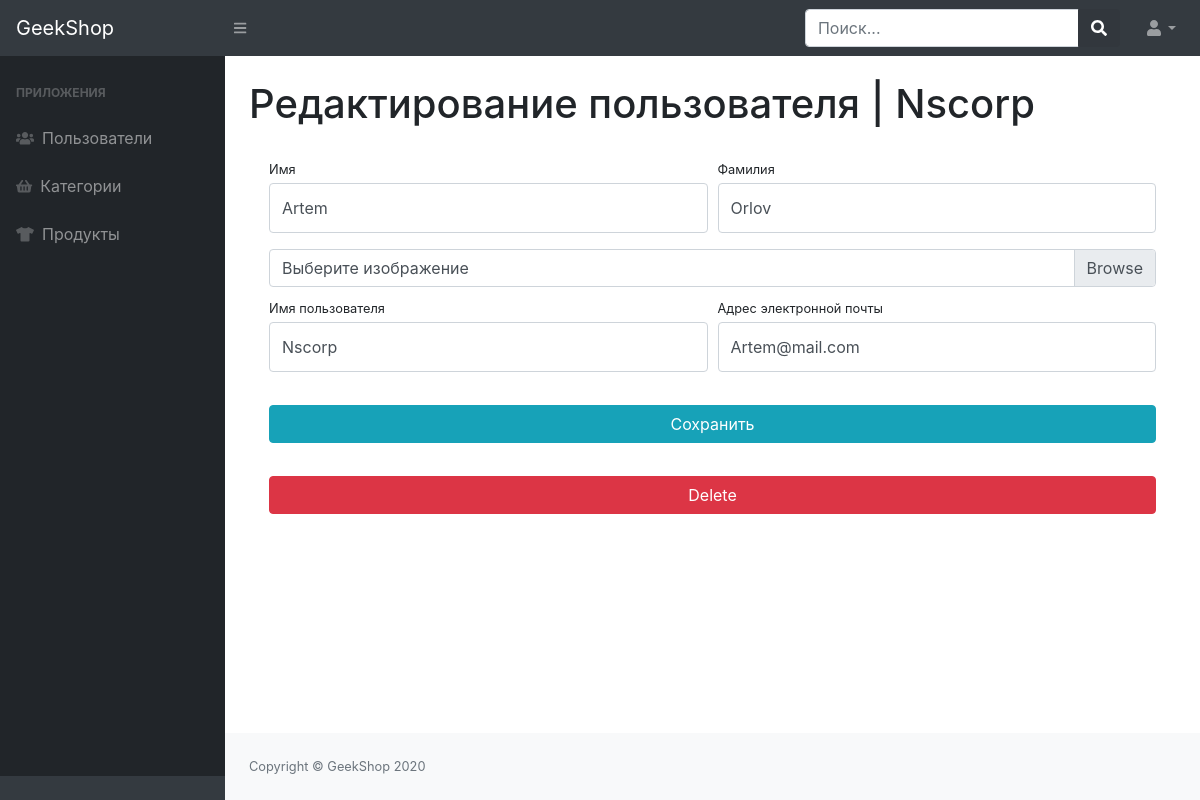
/admins/admin-users-update/2/ (signed in), run on the app's committed database.
### users/models.py (models this page shows, shortened)
class User(AbstractUser):
    image = models.ImageField(upload_to='users_image', blank=True, null=True)
    activation_key = models.CharField(max_length=128, blank=True)
    activation_key_expires = models.DateTimeField(default=(now() + timedelta(hours=48)), blank=True, null=True)

### admins/views.py (the view)
# urls.py: path('admin-users-update/<int:pk>/', UserAdminUpdateView.as_view(), name='admins-update'),
class UserAdminUpdateView(CommonMixin, UpdateView):
    model = User
    form_class = UserAdminProfileForm
    title = 'Admin - UpdateUser'
    template_name = 'admins/admin-users-update-delete.html'

### admins/forms.py
class UserAdminProfileForm(UserProfileForm):
    username = forms.CharField(widget=forms.TextInput
    (attrs={'class': 'form-control py-4', "placeholder": "Введите имя пользователя", "readonly": False}), )
    email = forms.CharField(widget=forms.EmailInput
    (attrs={'class': 'form-control py-4', "placegolder": "Введите адрес эл. почты", "readonly": False}))
    class Meta:
        model = User
        fields = ("username", "first_name", "last_name", "email", "image")

### admins/views.py (called while the page is built)
    @method_decorator(user_passes_test(lambda u: u.is_staff))
    def dispatch(self, request, *args, **kwargs):
        return super(DispatchMixin, self).dispatch(request, *args, **kwargs)

    def get_context_data(self, **kwargs):
        context = super(TitleMixin, self).get_context_data(**kwargs)
        context['title'] = self.title
        return context

### admins/templates/admins/admin-users-update-delete.html (shortened to what this page needs)
{% extends 'admins/base.html' %}
{% load static %}
{% block content %}
    <main>
        <div class="container-fluid">
            <h1 class="mt-4">Редактирование пользователя | {{ object.username }}</h1>
            <div class="card-body">
                <form method="POST" action="{% url 'admins:admins-update' object.id %}" enctype='multipart/form-data'>
                    <div class="form-row">
                        <div class="col-lg-6">
                            <div class="form-group">
                                <label class="small mb-1" for="{{ form.first_name.id_for_label }}">Имя</label>
                                {{ form.first_name }}
                            </div>
                        </div>
                        <div class="col-lg-6">
                            <div class="form-group">
                                <label class="small mb-1" for="{{ form.last_name.id_for_label }}">Фамилия</label>
                                {{ form.last_name }}
                            </div>
                        </div>
                    </div>
                    <div class="form-row mb-2">
                        <div class="col-lg-12">
                            <div class="custom-file">
                                <label class="custom-file-label" for="{{ form.image.id_for_label }}">Выберите
                                    изображение</label>
                            </div>
                        </div>
                    </div>
                    <div class="form-row">
                        <div class="col-lg-6">
                            <label class="small mb-1" for="{{ form.username.id_for_label }}">Имя пользователя</label>
                            {{ form.username }}
                        </div>
                        <div class="col-lg-6">
                            <label class="small mb-1" for="{{ form.email.id_for_label }}">Адрес электронной
                                почты</label>
                            {{ form.email }}
                        </div>
                    </div>
                    <div class="form-row">
                        <div class="col-lg-12" style="margin-top: 33px;">
                            <input class="btn btn-info btn-block" type="submit" value="Сохранить">
                        </div>
                    </div>
                </form>
                <div class="row">
                    <div class="col-lg-12" style="margin-top: 33px;">
                        <form action="{% url "admins:admins-delete" user.id %}" method="post">
                            <input type="submit" class="btn btn-danger btn-block" value="Delete">
                        </form>
                    </div>
                </div>
            </div>
        </div>
    </main>
{% endblock %}

### data on the page
User: username "Nscorp", first_name "Artem", last_name "Orlov", email "Artem@mail.com"
